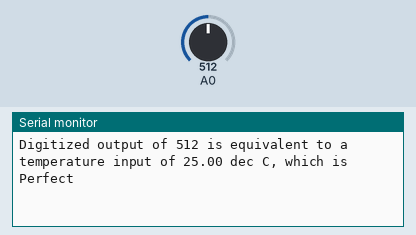
Simulated run of this program. Board: ESP8266 (Wemos D1 mini). On the bench: the last lines printed to the serial monitor. The inputs (shaded band) are chosen by the test bench; at power-on: A0 = 512.

Above: at 2.8 s.
2.9 s: A0 set to 716
At 5.2 s:
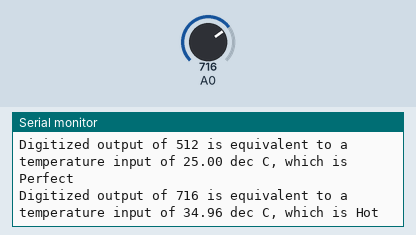
7.5 s: A0 set to 900
At 8.4 s:
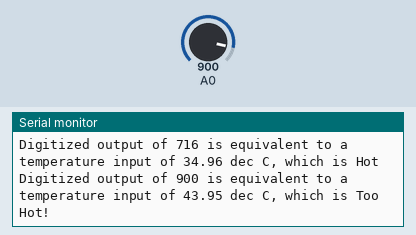
11.5 s: A0 set to 306
At 12.9 s:
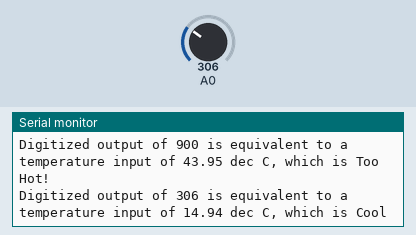
15.5 s: A0 set to 122
At 17.3 s:
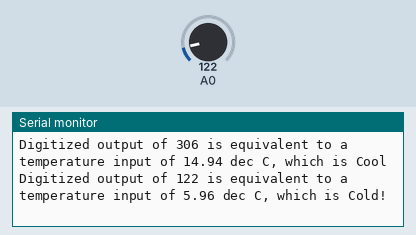

The program:

main.cpp
```cpp
#include <Arduino.h>

/*
  I, David Stender, 000828140 certify that this material is my original work.
  No other person's work has been used without due acknowledgement.
*/

void setup() {
  // configure the USB serial monitor
  Serial.begin(115200);
}

void loop() {
  int iVal;
  float conversionFactor = 50/(float)1024;
  float iValDigital;
  String judgement = "";

  iVal = analogRead(A0);
  iValDigital = iVal*conversionFactor;


  if(iValDigital > 35) {
    judgement = "Too Hot!";
  } else if(iValDigital >= 30) {
    judgement = "Hot";
  } else if(iValDigital > 25) {
    judgement = "Warm";
  } else if(iValDigital > 15) {
    judgement = "Perfect";
  } else if(iValDigital >= 10) {
    judgement = "Cool";
  } else {
    judgement = "Cold!";
  }

  Serial.println("Digitized output of " + String(iVal) + " is equivalent to a temperature input of "+String(iValDigital)+" dec C, which is "+judgement);

  delay(2000);
}
```

Measured:
- after the input at 2.9 s, the serial monitor: prints a new line after 1.1 s (image 1)
- after the input at 7.5 s, the serial monitor: prints a new line after 0.51 s (image 2)
- after the input at 11.5 s, the serial monitor: prints a new line after 0.52 s (image 3)
- after the input at 15.5 s, the serial monitor: prints a new line after 0.52 s (image 4)
